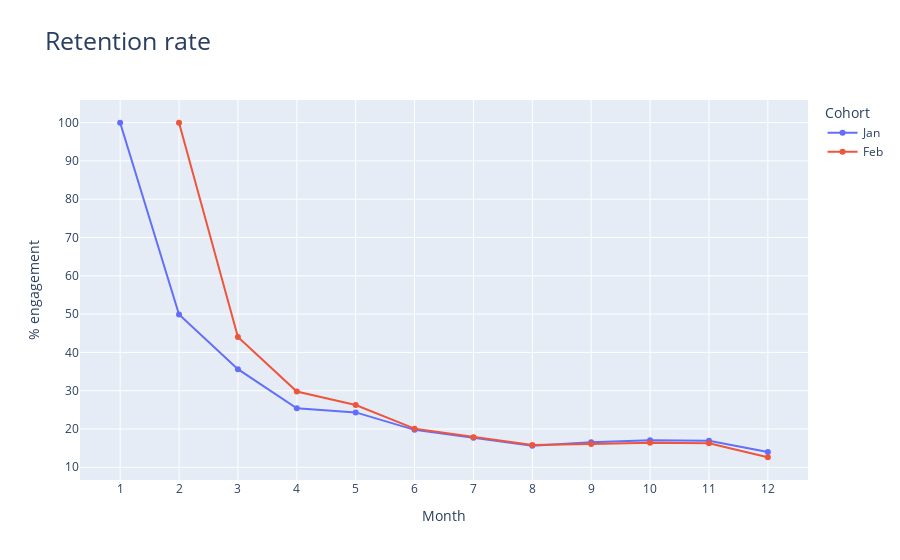

Notebook code cell kept with this figure:
### Code cell
import plotly.graph_objects as go

dfs = {"Jan" : df_jan_cohort, "Feb": df_feb_cohort} # place the two dataframes into a dictionary to loop over them and then plot the points
fig = go.Figure()

for i in dfs:
    fig = fig.add_trace(go.Scatter(x = dfs[i]['mth'],
                                   y = dfs[i]['%_engagement'], 

                                   name = i))

#Layout
fig.update_layout(title = "Retention rate", title_font_size=25, legend_title_text = "Cohort")
fig.update_xaxes(title_text='Month', dtick = 1)
fig.update_yaxes(title_text='% engagement')
fig.show()

### Figure 1 — Plotly figure (JSON) as saved in the notebook; plotly's stock layout.template omitted (floating-point values rounded to 4 significant figures)
{"data": [{"name": "Jan", "type": "scatter", "x": [1, 2, 3, 4, 5, 6, 7, 8, 9, 10, 11, 12], "y": [99.94, 49.9, 35.61, 25.42, 24.33, 19.77, 17.69, 15.6, 16.51, 17.06, 16.95, 14.01]}, {"name": "Feb", "type": "scatter", "x": [2, 3, 4, 5, 6, 7, 8, 9, 10, 11, 12], "y": [99.96, 44.04, 29.79, 26.26, 20.09, 17.86, 15.81, 16.08, 16.38, 16.27, 12.62]}], "layout": {"legend": {"title": {"text": "Cohort"}}, "title": {"font": {"size": 25}, "text": "Retention rate"}, "xaxis": {"dtick": 1, "title": {"text": "Month"}}, "yaxis": {"title": {"text": "% engagement"}}}}
